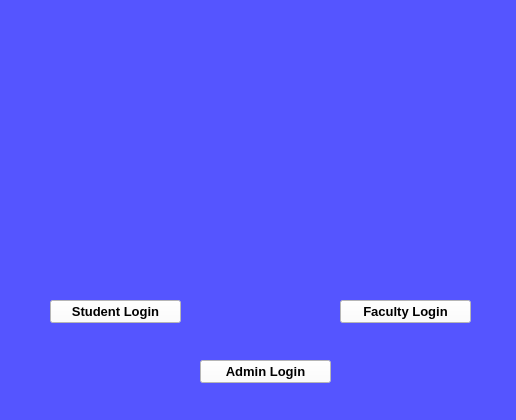
<?xml version="1.0" encoding="UTF-8"?>
<ui version="4.0">
 <class>MainWindow</class>
 <widget class="QMainWindow" name="MainWindow">
  <property name="geometry">
   <rect>
    <x>0</x>
    <y>0</y>
    <width>516</width>
    <height>420</height>
   </rect>
  </property>
  <property name="windowTitle">
   <string>MainWindow</string>
  </property>
  <property name="styleSheet">
   <string notr="true">background-color: rgb(85, 85, 255);</string>
  </property>
  <widget class="QWidget" name="centralwidget">
   <widget class="QLabel" name="label">
    <property name="geometry">
     <rect>
      <x>50</x>
      <y>130</y>
      <width>131</width>
      <height>141</height>
     </rect>
    </property>
    <property name="text">
     <string/>
    </property>
    <property name="pixmap">
     <pixmap>../Desktop/project_photos/Capture@q.JPG</pixmap>
    </property>
    <property name="scaledContents">
     <bool>true</bool>
    </property>
   </widget>
   <widget class="QPushButton" name="pushButton">
    <property name="geometry">
     <rect>
      <x>50</x>
      <y>300</y>
      <width>131</width>
      <height>23</height>
     </rect>
    </property>
    <property name="font">
     <font>
      <pointsize>10</pointsize>
      <weight>75</weight>
      <bold>true</bold>
     </font>
    </property>
    <property name="styleSheet">
     <string notr="true">background-color: rgb(255, 255, 255);</string>
    </property>
    <property name="text">
     <string>Student Login</string>
    </property>
   </widget>
   <widget class="QLabel" name="label_2">
    <property name="geometry">
     <rect>
      <x>340</x>
      <y>130</y>
      <width>131</width>
      <height>141</height>
     </rect>
    </property>
    <property name="text">
     <string/>
    </property>
    <property name="pixmap">
     <pixmap>../Desktop/project_photos/Capture_ft.JPG</pixmap>
    </property>
    <property name="scaledContents">
     <bool>true</bool>
    </property>
   </widget>
   <widget class="QPushButton" name="pushButton_2">
    <property name="geometry">
     <rect>
      <x>340</x>
      <y>300</y>
      <width>131</width>
      <height>23</height>
     </rect>
    </property>
    <property name="font">
     <font>
      <pointsize>10</pointsize>
      <weight>75</weight>
      <bold>true</bold>
     </font>
    </property>
    <property name="styleSheet">
     <string notr="true">background-color: rgb(255, 255, 255);</string>
    </property>
    <property name="text">
     <string>Faculty Login</string>
    </property>
   </widget>
   <widget class="QPushButton" name="pushButton_3">
    <property name="geometry">
     <rect>
      <x>200</x>
      <y>360</y>
      <width>131</width>
      <height>23</height>
     </rect>
    </property>
    <property name="font">
     <font>
      <pointsize>10</pointsize>
      <weight>75</weight>
      <bold>true</bold>
     </font>
    </property>
    <property name="styleSheet">
     <string notr="true">background-color: rgb(255, 255, 255);</string>
    </property>
    <property name="text">
     <string>Admin Login</string>
    </property>
   </widget>
  </widget>
 </widget>
 <resources/>
 <connections/>
</ui>
